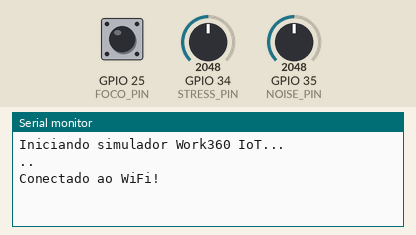
The sketch below on a simulated ESP32. Shown: the last lines printed to the serial monitor. The test bench sets the inputs (shaded band); at power-on: GPIO 25 (FOCO_PIN) HIGH, GPIO 34 (STRESS_PIN) = 2048, GPIO 35 (NOISE_PIN) = 2048. WiFi joins after 1.5 s; servers stay silent unless stated; uploads are accepted with an empty reply.

Above: at 3.2 s.
3.3 s: GPIO 25 (FOCO_PIN) pulled LOW for 0.15 s
At 3.8 s:
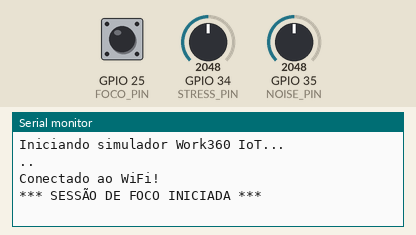
6.4 s: GPIO 25 (FOCO_PIN) pulled LOW for 1 s
At 7.4 s:
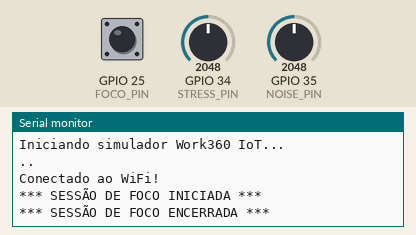
8.9 s: GPIO 25 (FOCO_PIN) pulled LOW for 0.15 s
At 14.6 s:
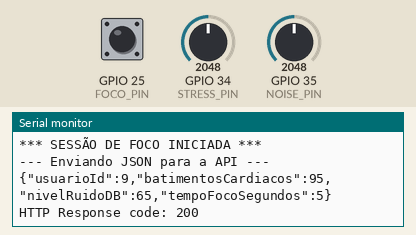

Measured:
- after the input at 3.3 s, the serial monitor: prints a new line after 0.06 s (image 1)
- after the input at 6.4 s, the serial monitor: prints a new line after 0.06 s (image 2)
- after the input at 8.9 s, the serial monitor: prints a new line after 0.05 s (image 3)

The sketch:

sketch.ino
```cpp
#include <WiFi.h>
#include <HTTPClient.h>
#include <ArduinoJson.h>

const char* ssid = "Wokwi-GUEST";
const char* password = "";

const char* apiEndpoint = "http://work360-app.azurewebsites.net/focus/iot/sensordata";

#define STRESS_PIN 34 // BPM
#define NOISE_PIN  35 // Ruído
#define FOCO_PIN   25 // Pushbutton

bool emFoco = false;
unsigned long tempoInicioFoco = 0;
unsigned long ultimoEnvio = 0;

void setup() {
  Serial.begin(115200);
  pinMode(STRESS_PIN, INPUT);
  pinMode(NOISE_PIN, INPUT);
  pinMode(FOCO_PIN, INPUT_PULLUP);

  Serial.println("Iniciando simulador Work360 IoT...");
  WiFi.begin(ssid, password);
  while (WiFi.status() != WL_CONNECTED) {
    delay(1000);
    Serial.print(".");
  }
  Serial.println("\nConectado ao WiFi!");
}

bool checarBotao() {
  static bool ultimoEstadoBotao = HIGH;
  bool estadoAtualBotao = digitalRead(FOCO_PIN);

  if (estadoAtualBotao == LOW && ultimoEstadoBotao == HIGH) {
    delay(50);
    ultimoEstadoBotao = estadoAtualBotao;
    return true;
  }

  ultimoEstadoBotao = estadoAtualBotao;
  return false;
}

void loop() {
  if (checarBotao()) {
    emFoco = !emFoco;
    if (emFoco) {
      Serial.println("\n*** SESSÃO DE FOCO INICIADA ***");
      tempoInicioFoco = millis();
      ultimoEnvio = millis();
    } else {
      Serial.println("\n*** SESSÃO DE FOCO ENCERRADA ***");
    }
  }

  // Só envia dados se estiver Em Foco e já se passaram 5s desde o último envio
  if (emFoco && (millis() - ultimoEnvio > 5000)) {
    if (WiFi.status() == WL_CONNECTED) {

      // Leitura dos sensores
      int stressValue = analogRead(STRESS_PIN);
      int noiseValue = analogRead(NOISE_PIN);


    // 60 (calmo) - 130 (estresse)
    // 30 (silêncio) - 100 (barulho)
      int batimentos = map(stressValue, 0, 4095, 60, 130);
      int nivelRuido = map(noiseValue, 0, 4095, 30, 100);

      // Calcula o tempo de foco em segundos
      long tempoFocoSegundos = (millis() - tempoInicioFoco) / 1000;

      // Cria o JSON
      StaticJsonDocument<256> doc;
      doc["usuarioId"] = 9; // ID Fixo para demonstração
      doc["batimentosCardiacos"] = batimentos;
      doc["nivelRuidoDB"] = nivelRuido;
      doc["tempoFocoSegundos"] = tempoFocoSegundos;

      String jsonPayload;
      serializeJson(doc, jsonPayload);

      // Envia o POST para a API Spring
      HTTPClient http;
      http.begin(apiEndpoint);
      http.addHeader("Content-Type", "application/json");

      Serial.println("\n--- Enviando JSON para a API ---");
      Serial.println(jsonPayload);

      int httpResponseCode = http.POST(jsonPayload);

      if (httpResponseCode > 0) {
        String response = http.getString();
        Serial.print("HTTP Response code: ");
        Serial.println(httpResponseCode);
      } else {
        Serial.print("Erro no POST. Código: ");
        Serial.println(httpResponseCode);
      }
      http.end();

      ultimoEnvio = millis(); // Marca o tempo do último envio
    }
  }

  delay(10);
}
```
